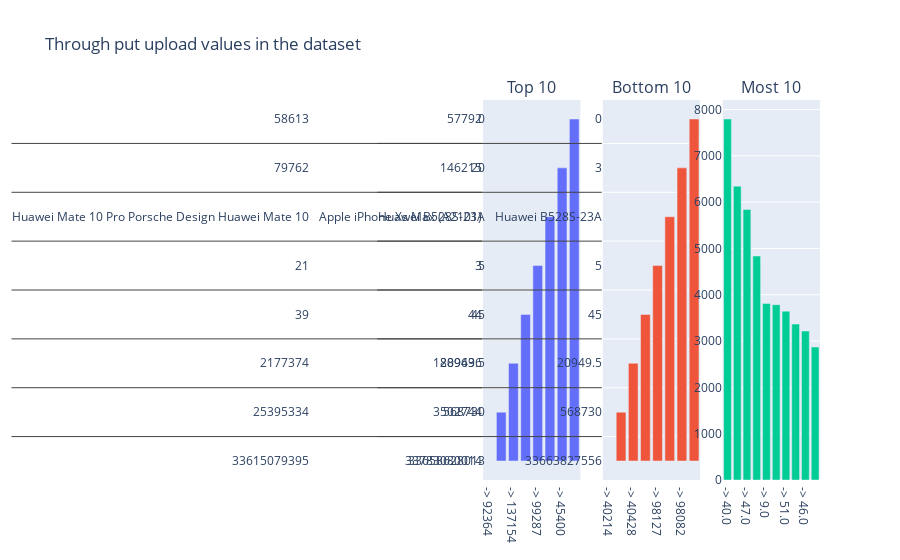

The notebook cell this image was saved under:
### Code cell
plotly_multi_hist([top_10_ul, bot_10_ul, freq_10_ul], 1, 3, "Through put upload values in the dataset", ['Top 10', 'Bottom 10', 'Most 10'])

### Figure 1 — Plotly figure (JSON) as saved in the notebook; plotly's stock layout.template omitted (floating-point values rounded to 4 significant figures)
{"data": [{"type": "bar", "x": ["-> 92364", "-> 5900", "-> 137154", "-> 116882", "-> 99287", "-> 91298", "-> 45400", "-> 9260", "-> 91606", "-> 124757"], "xaxis": "x", "y": [[33615079395, 25395334, 2177374, 39, 21, "Huawei Mate 10 Pro Porsche Design Huawei Mate 10", 79762, 58613], [33783080014, 3502744, 1889636, 44, 3, "Apple iPhone Xs Max (A2101)", 146215, 57792], [33629895620, 26675, 1798195, 99, 3, "Samsung Galaxy S8 Plus (Sm-G955F)", 26733, 57750], [33661262104, 2458686, 259848, 44, 3, "Apple iPhone X (A1901)", 101574, 57006], [33695206488, 7864, 332436, 39, 3, "Apple iPhone Xs Max (A2101)", 39981, 56763], [33666615543, 6988792, 2683115, 44, 15, "Apple iPhone 8 (A1905)", 246514, 54032], [33674173806, 1454330, 367610, 45, 21, "Samsung Galaxy S8 (Sm-G950F)", 29309, 53572], [33658048193, 1663934, 1272904, 41, 10, "Apple iPhone Xr (A2105)", 65279, 52640], [33684947100, 1221067, 1156436, 47, 3, "Apple iPhone 8 Plus (A1897)", 43087, 52084], [33614240878, 3766642, 3001, 52, 8, "Apple iPhone X (A1901)", 138224, 51562]], "yaxis": "y"}, {"type": "bar", "x": ["-> 40214", "-> 55975", "-> 40428", "-> 124758", "-> 98127", "-> 40421", "-> 98082", "-> 115312", "-> 55933", "-> 121498"], "xaxis": "x2", "y": [[33658628013, 568730, 20950.0, 45, 5, "Huawei B528S-23A", 20, 0], [33663827556, 568730, 20950.0, 45, 5, "Huawei B528S-23A", 3, 0], [33699473696, 568730, 20950.0, 45, 5, "Huawei B528S-23A", 21, 0], [33614240878, 568730, 20950.0, 45, 5, "Apple iPhone X (A1901)", 0, 0], [33698388382, 568730, 20950.0, 45, 5, "Samsung Galaxy S6 Edge (Sm-G925X)", 0, 0], [33627170739, 568730, 20950.0, 45, 5, "Huawei B525S-23A", 0, 0], [33663706799, 568730, 20950.0, 45, 5, "Huawei B528S-23A", 12, 0], [33625427394, 568730, 20950.0, 45, 5, "Samsung Galaxy S7 (Sm-G930X)", 0, 0], [33762447035, 568730, 20950.0, 45, 5, "Huawei B528S-23A", 20, 0], [33659136463, 568730, 20950.0, 45, 5, "Huawei B528S-23A", 17, 0]], "yaxis": "y2"}, {"type": "bar", "x": ["-> 40.0", "-> 54.0", "-> 47.0", "-> 53.0", "-> 9.0", "-> 52.0", "-> 51.0", "-> 44.0", "-> 46.0", "-> 55.0"], "xaxis": "x3", "y": [7794, 6344, 5840, 4835, 3812, 3786, 3646, 3366, 3216, 2871], "yaxis": "y3"}], "layout": {"annotations": [{"font": {"size": 16}, "showarrow": false, "text": "Top 10", "x": 0.1444, "xanchor": "center", "xref": "paper", "y": 1, "yanchor": "bottom", "yref": "paper"}, {"font": {"size": 16}, "showarrow": false, "text": "Bottom 10", "x": 0.5, "xanchor": "center", "xref": "paper", "y": 1, "yanchor": "bottom", "yref": "paper"}, {"font": {"size": 16}, "showarrow": false, "text": "Most 10", "x": 0.8556, "xanchor": "center", "xref": "paper", "y": 1, "yanchor": "bottom", "yref": "paper"}], "showlegend": false, "title": {"text": "Through put upload values in the dataset"}, "xaxis": {"anchor": "y", "domain": [0, 0.2889]}, "xaxis2": {"anchor": "y2", "domain": [0.3556, 0.6444]}, "xaxis3": {"anchor": "y3", "domain": [0.7111, 1]}, "yaxis": {"anchor": "x", "domain": [0, 1]}, "yaxis2": {"anchor": "x2", "domain": [0, 1]}, "yaxis3": {"anchor": "x3", "domain": [0, 1]}}}
